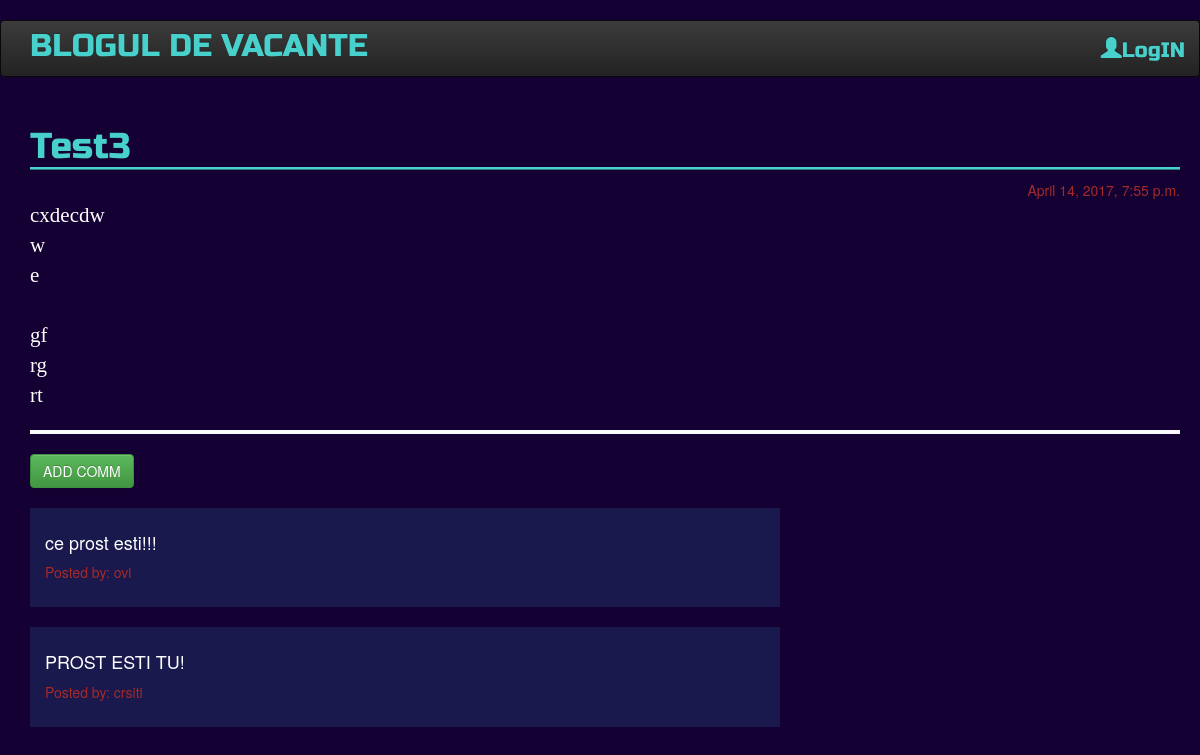
Screenshot of /post/8 with the database file from the repository.
### blog/models.py (models this page shows, shortened)
class Post(models.Model):
    author = models.ForeignKey("auth.User")
    title = models.CharField(max_length=200)
    text = models.TextField()
    created_date =  models.DateTimeField(default=timezone.now)
    published_date = models.DateTimeField(blank=True, null=True)

class Comment(models.Model):
    post = models.ForeignKey('blog.Post', related_name = 'comments')
    author = models.CharField(max_length=100)
    text = models.TextField()
    created_date = models.DateTimeField(default=timezone.now)
    approved_comment = models.BooleanField(default=False)

### blog/views.py (the view)
# urls.py: url(r'^post/(?P<pk>\d+)$', views.PostDetailView.as_view(), name='post_detail'),
class PostDetailView(DetailView):
    model = Post

### blog/templates/blog/post_detail.html (shortened to what this page needs)
{% extends "blog/base.html" %}
{% block content %}
<h1 class="posttitle loader"> {{post.title}} </h1>
{% if post.published_date %}
<div class=" date postdate">
  {{post.published_date}}
</div>
{% else %}
<a class = "btn btn-success" href="{% url 'post_publish' pk=post.pk %}">Publish post</a>
{% endif %}
<p class='postcontent'> {{post.text|safe|linebreaksbr}}</p>
<hr id="border">
<div class="add-comm">
<a class= 'btn btn-success' href="{% url 'add_comment_to_post' pk=post.pk %}">ADD COMM</a>
</div>
  {% for comment in post.comments.all %}
  <br>
    {% if user.is_authenticated or comment.approved_comment %}
      <div class="com-display">
      <h4 id="comtext">{{comment.text|safe|linebreaks}}</h4>
      <p id="name">Posted by: {{comment.author}} </p>
      {% endif %}
    </div>
    {% empty %}
    <p id="one">NO COMMENTS</p>
    {% endfor %}
  {% endblock %}

### blog/static/css/blog.css (style rules this page uses)
#border { border-bottom: solid; border-color: #F8F8FF; margin-right: -400px; }
.com-display { color:white; background-color: #19194d; padding-left: 15px; padding-right: 15px; padding-top: 15px; padding-bottom: 15px; }
body { background-color: #140032; }
h1 { color: #48D1CC; font-family: 'Russo One', sans-serif; border-bottom-style:ridge; border-color: #48D1CC; margin-right: -400px; }
#name { color:#A52A2A; }
.postdate { text-align: right; margin-right: -400px; color: #A52A2A; }
.postcontent { font-family: 'Montserrat'; font-size: 1.5em; color: white; }

### rows the page displays
Post: title "Test3", published_date "April 14, 2017, 7:55 p.m.", text "cxdecdw w e gf rg rt"
Comment: text "ce prost esti!!!", author "ovi"
Comment: text "PROST ESTI TU!", author "crsiti"
